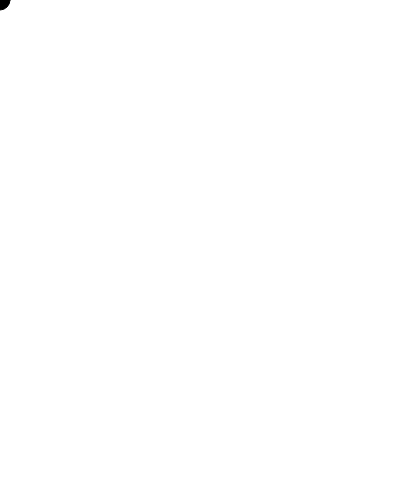
Frame 1 (no input)
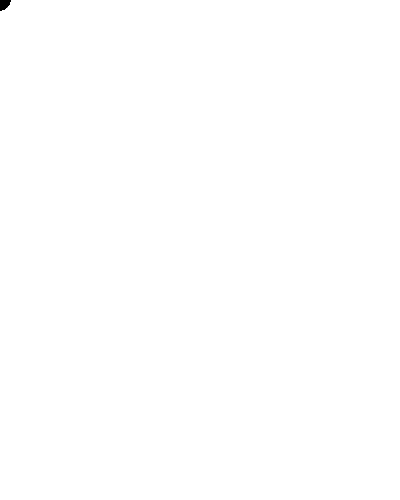
Frame 60 (no input)
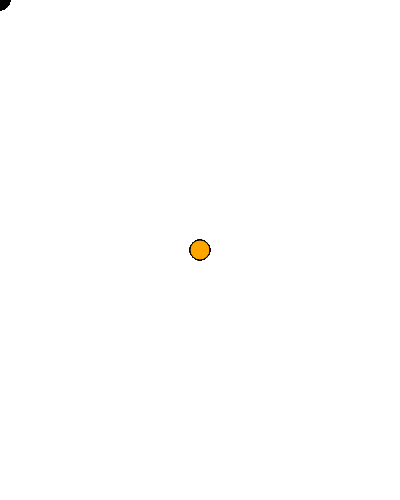
Frame 120 (the mouse pressed at the canvas centre since frame 60)

The p5.js sketch that drew these frames (run headless with seeded random() and noise() and a simulated clock; from frame 60 on, the mouse is pressed at the canvas centre):

// p5.js sketch
// ── sketch.js

var colorArray = ["black","red", "green", "blue", "orange", "purple"];
var currentRN = 0;
var currentColor = "black";
function setup() {
  createCanvas(400,500);
}

function draw() {
    //console.log(currentColor);
    
    fill(currentColor);
    //fill(colorArray[currentRN]);
    ellipse(mouseX, mouseY, 20,20);

}

function mousePressed(){
  
  //Choosing a random number then using that number as array index
  //currentRN = floor(random(0,colorArray.length));
  //console.log(currentRN);
  //currentColor = colorArray[currentRN];
  //console.log(currentColor);
  
  
  
  //Choosing a random array value
  currentColor = random(colorArray);
  console.log(currentColor);
  
}
